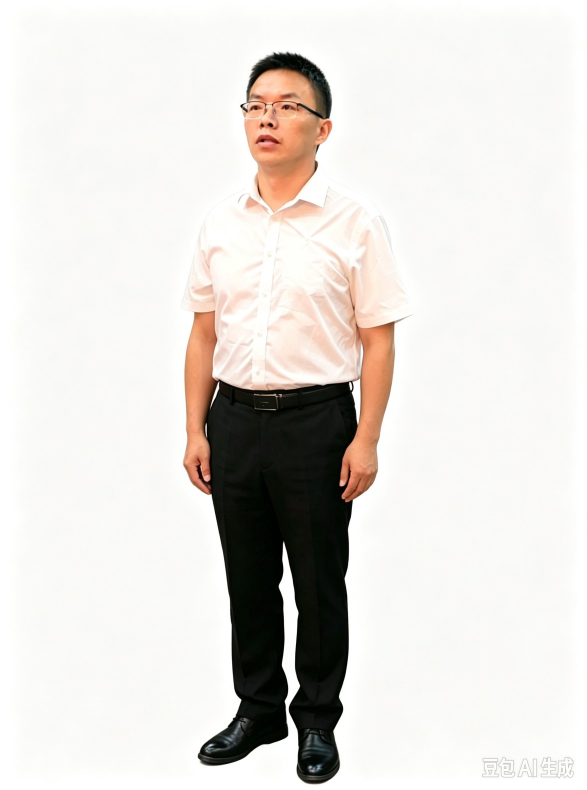
#> input picture assets/source.jpg, 1760 x 2368 px (shown at 1/3 size)
$ python cutout.py
#> lines starting #> are read from the running program, lines starting #| are printed output that depends on the picture; after the words box and inside, x2 and y2 are one past the last pixel; in counts of white or black regions, pixels touching at a corner belong together
# -*- coding: utf-8 -*-
"""姜林角色：白底照片抠图 + 叠加网格（全程 RGB，避免通道顺序踩坑）。"""
import os
import cv2
import numpy as np
from PIL import Image, ImageDraw

ROOT = os.path.dirname(os.path.dirname(os.path.abspath(__file__)))
SRC = os.path.join(ROOT, "assets", "source.jpg")
OUT = os.path.join(ROOT, "build")
os.makedirs(OUT, exist_ok=True)

SCALE = 0.5  # 1760x2368 -> 880x1184

im = Image.open(SRC).convert("RGB")
#> im is the input picture: PIL image 1760x2368 RGB; mean R, G, B 224.9, 221.4, 217.2
W0, H0 = im.size
#> W0 = 1760; H0 = 2368
im = im.resize((int(W0 * SCALE), int(H0 * SCALE)), Image.LANCZOS)
#> im: PIL image 880x1184 RGB
W, H = im.size
#> W = 880; H = 1184
rgb = np.array(im)                     # HxWx3, RGB
im.save(os.path.join(OUT, "src.png"))
print("work size", W, H, "from", W0, H0)
#| work size 880 1184 from 1760 2368

bgr = cv2.cvtColor(rgb, cv2.COLOR_RGB2BGR)
mask = np.zeros((H, W), np.uint8)
rect = (int(W * 0.12), int(H * 0.01), int(W * 0.78), int(H * 0.985))
#> rect = (105, 11, 686, 1166)
bgd = np.zeros((1, 65), np.float64)
fgd = np.zeros((1, 65), np.float64)
cv2.grabCut(bgr, mask, rect, bgd, fgd, 5, cv2.GC_INIT_WITH_RECT)
fg = np.where((mask == cv2.GC_FGD) | (mask == cv2.GC_PR_FGD), 255, 0).astype(np.uint8)
fg = cv2.morphologyEx(fg, cv2.MORPH_CLOSE, np.ones((7, 7), np.uint8), iterations=2)

# 白底：四边连通的近白像素强制判为背景
dist_white = np.sqrt(((rgb.astype(np.float32) - 255.0) ** 2).sum(axis=2))
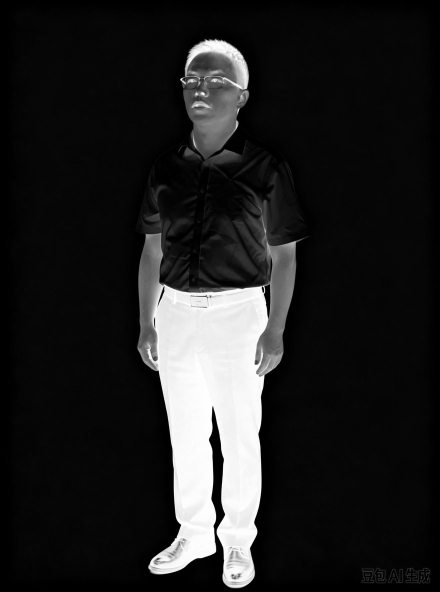
#> dist_white: shape (1184, 880) float32 (shown at 1/2 size); min 0, max 441.7, mean 59.8; drawn with min black and max white
near_white = (dist_white < 26).astype(np.uint8)
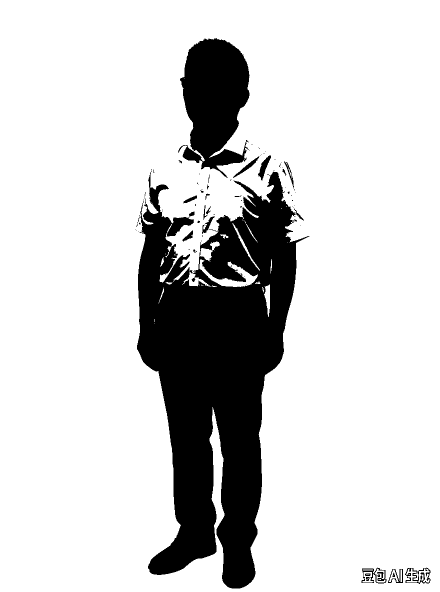
#> near_white: shape (1184, 880) (shown at 1/2 size); values 0 (black) and 1 (white), 82.1% white; 86 black regions (61 under 20 px), largest, box (x1, y1, x2, y2) and area: (274, 341, 619, 1177) 155850, (356, 76, 499, 356) 26617, (810, 1135, 861, 1168) 621
ff = near_white.copy()
m2 = np.zeros((H + 2, W + 2), np.uint8)
for pt in [(0, 0), (W - 1, 0), (0, H - 1), (W - 1, H - 1)]:
    cv2.floodFill(ff, m2, pt, 2)
bg_white = (ff == 2) & (fg == 0)
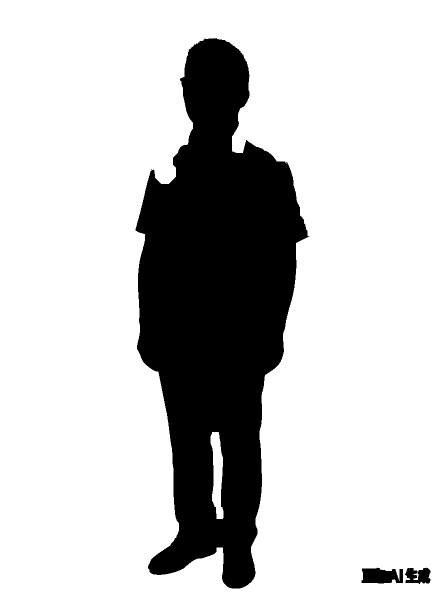
#> bg_white: shape (1184, 880) bool (shown at 1/2 size); 78.3% white; 3 black regions, box (x1, y1, x2, y2) and area: (271, 76, 619, 1177) 223281, (723, 1135, 806, 1167) 2090, (810, 1135, 861, 1168) 1211
fg[bg_white] = 0

alpha = cv2.GaussianBlur(fg, (0, 0), 1.0)
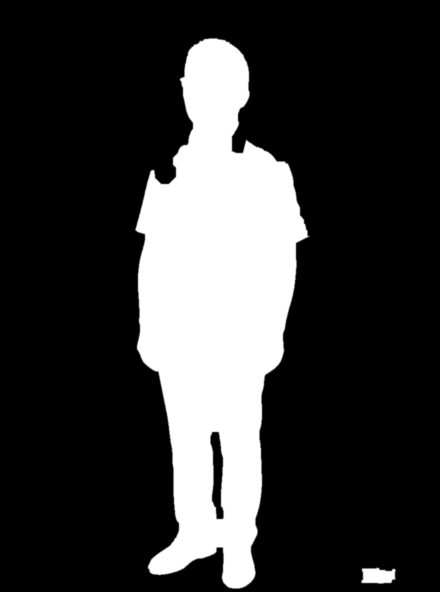
#> alpha: shape (1184, 880) (shown at 1/2 size); min 0, max 255, mean 55.1
#> fg: shape (1184, 880); 21.6% white; 2 white regions, box (x1, y1, x2, y2) and area: (271, 76, 619, 1177) 223209, (723, 1135, 791, 1167) 1756
rgba = np.dstack([rgb, alpha])
cut = Image.fromarray(rgba, "RGBA")
cut.save(os.path.join(OUT, "cutout.png"))
print("fg px", int((fg > 0).sum()), "of", fg.size)
#| fg px 224965 of 1041920

# 棋盘预览（PIL 合成，RGB 顺序）
tile = 14
chk = Image.new("RGB", (W, H))
#> chk: PIL image 880x1184 RGB; every value is 0
dc = ImageDraw.Draw(chk)
for y in range(0, H, tile):
    for x in range(0, W, tile):
        c = 205 if ((x // tile + y // tile) % 2) else 160
        dc.rectangle((x, y, x + tile - 1, y + tile - 1), fill=(c, c, c))
chk = chk.convert("RGBA")
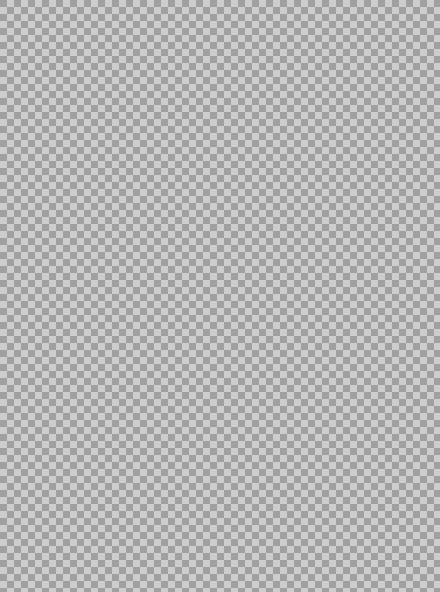
#> chk: PIL image 880x1184 RGBA (shown at 1/2 size); mean R, G, B, A 182.5, 182.5, 182.5, 255
chk.alpha_composite(cut)
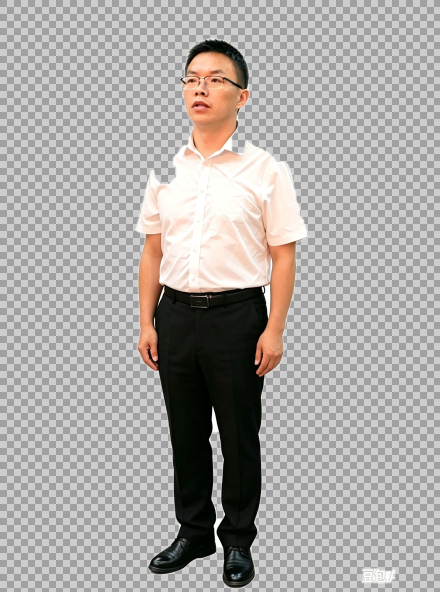
#> chk: PIL image 880x1184 RGBA (shown at 1/2 size); mean R, G, B, A 171.6, 168.2, 165.6, 255
prev = chk.convert("RGB")
prev.save(os.path.join(OUT, "cutout_checker.png"))

# 网格（坐标 = 工作图 1x 像素）
g = prev.copy()
d = ImageDraw.Draw(g)
for x in range(0, W, 40):
    col = (255, 0, 0) if x % 160 == 0 else (90, 150, 255)
    d.line([(x, 0), (x, H)], fill=col, width=1)
    if x % 160 == 0:
        d.text((x + 2, 2), str(x), fill=(255, 0, 0))
for y in range(0, H, 40):
    col = (255, 0, 0) if y % 160 == 0 else (90, 150, 255)
    d.line([(0, y), (W, y)], fill=col, width=1)
    if y % 160 == 0:
        d.text((2, y + 1), str(y), fill=(255, 0, 0))
g.save(os.path.join(OUT, "grid.png"))
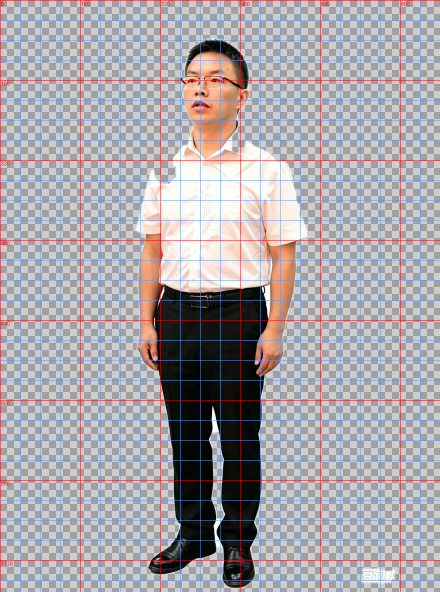
#> saved as grid.png: PIL image 880x1184 RGB (shown at 1/2 size); mean R, G, B 169.8, 165.2, 166.5
print("saved", OUT)

$ run again, with assets/portrait.jpg copied over assets/source.jpg
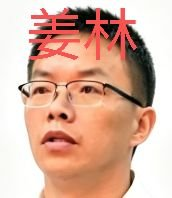
#> input picture assets/portrait.jpg, 172 x 198 px
#> im is the input picture: PIL image 172x198 RGB; mean R, G, B 216.6, 176.1, 158.1
#> im: PIL image 86x99 RGB
#| work size 86 99 from 172 198
#> `near_white = (dist_white < 26).astype(np.uint8)`:
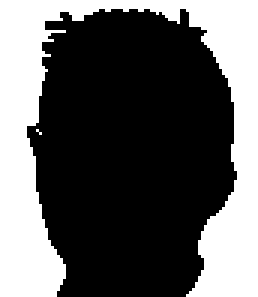
#> near_white: shape (99, 86) (shown 3 times larger); values 0 (black) and 1 (white), 36.4% white; 2 white regions (1 under 20 px), largest, box (x1, y1, x2, y2) and area: (0, 0, 86, 99) 3098
#> bg_white: shape (99, 86) bool; 33.7% white; 2 white regions, box (x1, y1, x2, y2) and area: (0, 0, 22, 99) 1489, (63, 0, 86, 99) 1382
#> fg: shape (99, 86); 64.8% white; 2 black regions, box (x1, y1, x2, y2) and area: (0, 0, 23, 99) 1554, (63, 0, 86, 99) 1447
#| fg px 5513 of 8514
#> `g.save(os.path.join(OUT, "grid.png"))`:
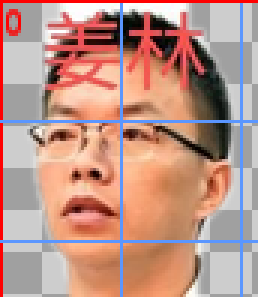
#> saved as grid.png: PIL image 86x99 RGB (shown 3 times larger); mean R, G, B 189.9, 147.6, 135.9
